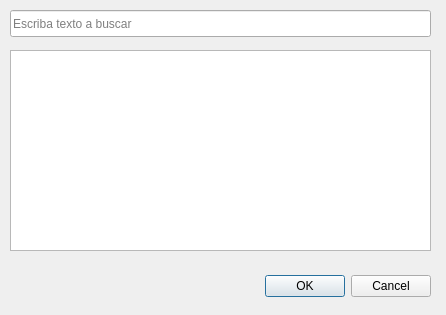
<?xml version="1.0" encoding="UTF-8"?>
<ui version="4.0">
 <class>Dialog</class>
 <widget class="QDialog" name="Dialog">
  <property name="geometry">
   <rect>
    <x>0</x>
    <y>0</y>
    <width>446</width>
    <height>315</height>
   </rect>
  </property>
  <property name="windowTitle">
   <string>Dialog</string>
  </property>
  <widget class="QDialogButtonBox" name="buttonBox">
   <property name="geometry">
    <rect>
     <x>-190</x>
     <y>270</y>
     <width>621</width>
     <height>32</height>
    </rect>
   </property>
   <property name="orientation">
    <enum>Qt::Horizontal</enum>
   </property>
   <property name="standardButtons">
    <set>QDialogButtonBox::Cancel|QDialogButtonBox::Ok</set>
   </property>
  </widget>
  <widget class="QLineEdit" name="lineEdit">
   <property name="geometry">
    <rect>
     <x>10</x>
     <y>10</y>
     <width>421</width>
     <height>27</height>
    </rect>
   </property>
   <property name="text">
    <string/>
   </property>
   <property name="placeholderText">
    <string>Escriba texto a buscar</string>
   </property>
  </widget>
  <widget class="QTableView" name="tableView">
   <property name="geometry">
    <rect>
     <x>10</x>
     <y>50</y>
     <width>421</width>
     <height>201</height>
    </rect>
   </property>
   <property name="selectionBehavior">
    <enum>QAbstractItemView::SelectRows</enum>
   </property>
  </widget>
 </widget>
 <resources/>
 <connections>
  <connection>
   <sender>buttonBox</sender>
   <signal>accepted()</signal>
   <receiver>Dialog</receiver>
   <slot>accept()</slot>
   <hints>
    <hint type="sourcelabel">
     <x>248</x>
     <y>254</y>
    </hint>
    <hint type="destinationlabel">
     <x>157</x>
     <y>274</y>
    </hint>
   </hints>
  </connection>
  <connection>
   <sender>buttonBox</sender>
   <signal>rejected()</signal>
   <receiver>Dialog</receiver>
   <slot>reject()</slot>
   <hints>
    <hint type="sourcelabel">
     <x>316</x>
     <y>260</y>
    </hint>
    <hint type="destinationlabel">
     <x>286</x>
     <y>274</y>
    </hint>
   </hints>
  </connection>
 </connections>
</ui>
